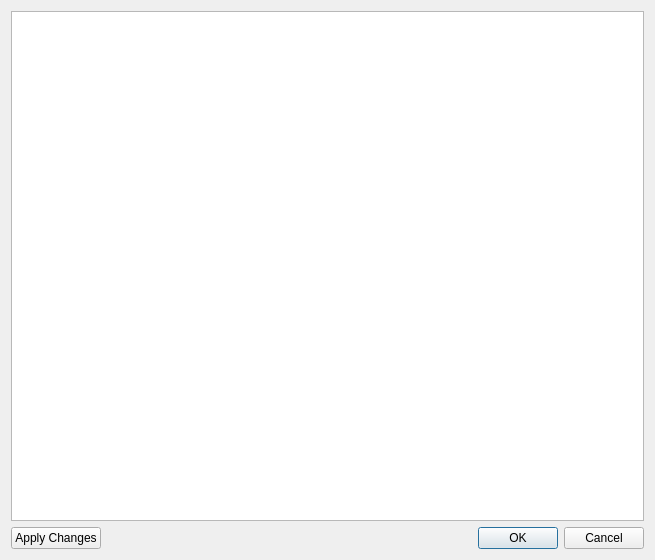
<?xml version="1.0" encoding="UTF-8"?>
<ui version="4.0">
 <class>DBLocalisationEditorDialog</class>
 <widget class="QDialog" name="DBLocalisationEditorDialog">
  <property name="geometry">
   <rect>
    <x>0</x>
    <y>0</y>
    <width>655</width>
    <height>560</height>
   </rect>
  </property>
  <property name="windowTitle">
   <string>Dialog</string>
  </property>
  <layout class="QGridLayout" name="gridLayout">
   <item row="1" column="0" colspan="2">
    <layout class="QHBoxLayout" name="horizontalLayout">
     <item>
      <widget class="QPushButton" name="apply_pushbutton">
       <property name="text">
        <string>Apply Changes</string>
       </property>
      </widget>
     </item>
     <item>
      <spacer name="horizontalSpacer">
       <property name="orientation">
        <enum>Qt::Horizontal</enum>
       </property>
       <property name="sizeHint" stdset="0">
        <size>
         <width>150</width>
         <height>20</height>
        </size>
       </property>
      </spacer>
     </item>
     <item>
      <widget class="QDialogButtonBox" name="buttonBox">
       <property name="standardButtons">
        <set>QDialogButtonBox::Cancel|QDialogButtonBox::Ok</set>
       </property>
      </widget>
     </item>
    </layout>
   </item>
   <item row="0" column="0" colspan="2">
    <widget class="QTableView" name="descTableView">
     <property name="sizePolicy">
      <sizepolicy hsizetype="Expanding" vsizetype="Expanding">
       <horstretch>0</horstretch>
       <verstretch>0</verstretch>
      </sizepolicy>
     </property>
     <property name="sizeAdjustPolicy">
      <enum>QAbstractScrollArea::AdjustToContents</enum>
     </property>
     <property name="alternatingRowColors">
      <bool>true</bool>
     </property>
     <property name="selectionMode">
      <enum>QAbstractItemView::SingleSelection</enum>
     </property>
     <property name="sortingEnabled">
      <bool>true</bool>
     </property>
    </widget>
   </item>
  </layout>
 </widget>
 <resources/>
 <connections/>
</ui>
